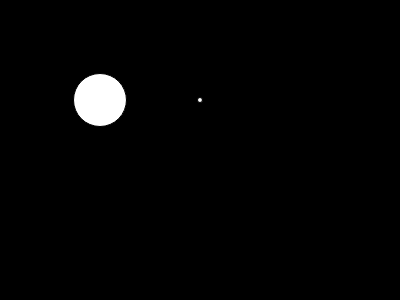
Frame 1 (no input)
Frame 60 (no input): identical to frame 1, image omitted
Frame 120 (the mouse pressed at the canvas centre since frame 60): identical to frame 1, image omitted

The p5.js sketch that drew this single still picture (run headless with seeded random() and noise() and a simulated clock; from frame 60 on, the mouse is pressed at the canvas centre):

// p5.js sketch
// ── sketch.js
// This is declaring an array: a list of 6 values
var numberlist = [23, 34, 53, -21, 40, 5];

// This is just a single number
var num = 5;

function setup() {
  createCanvas(400, 300);

}

function draw() {
  background(0);
  fill(255);
  // This is accessing an individual element of the array
  // by its index (indices start at 0)
  ellipse(100, 100, numberlist[2], numberlist[2]);

  // This is just using an old fashioned variable
  ellipse(200, 100, num, num);

}
